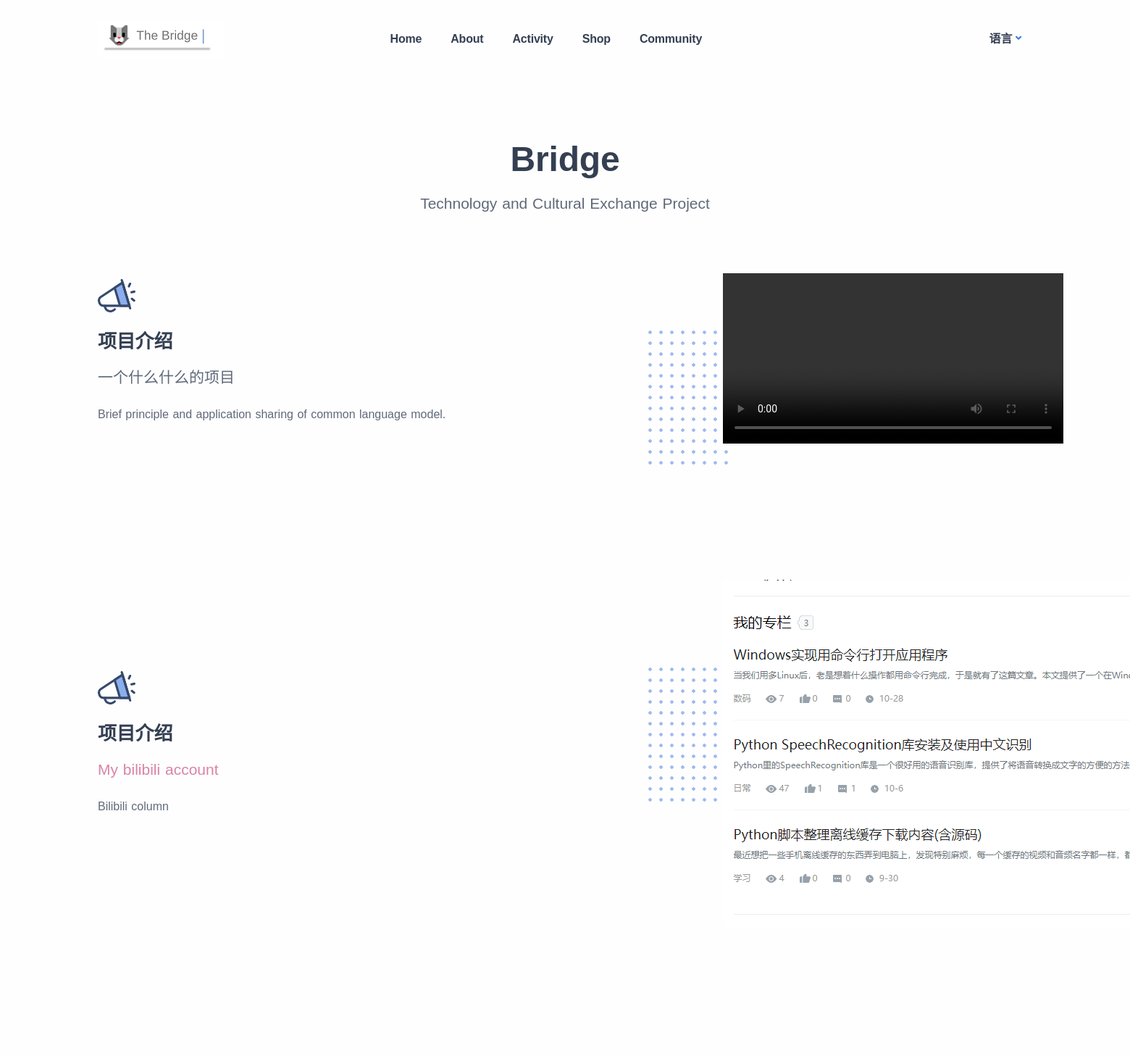
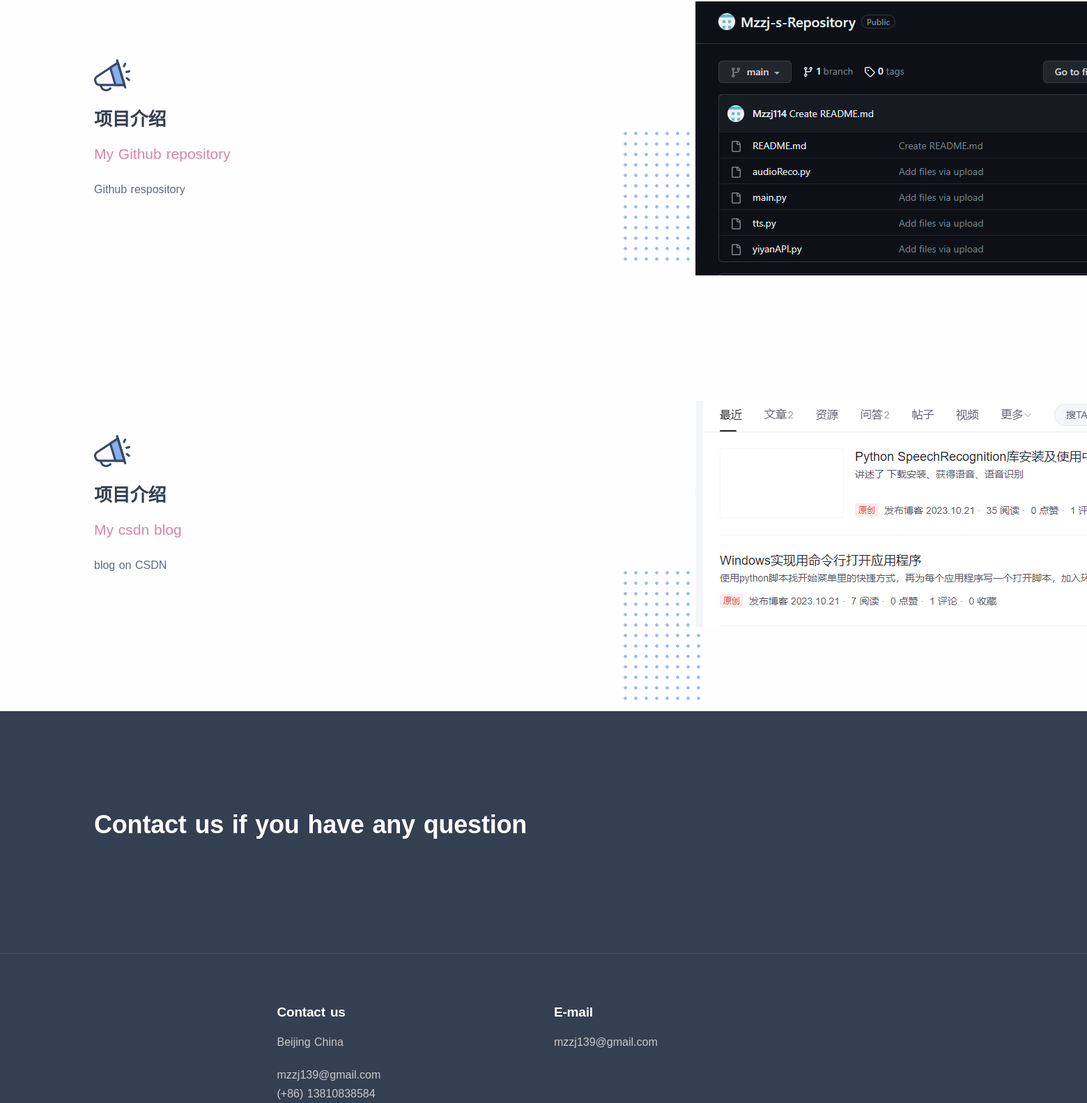
Screenshot of /en/video/ with the database file from the repository (2 pictures, top to bottom).
### bridge/models.py (models this page shows, shortened)
class textPart(models.Model):
    text_name = models.CharField(max_length=100, default="")
    texts = models.CharField(max_length=500, default="")
    texts_en = models.CharField(max_length=500, default="")

### bridge/views.py (the view)
# urls.py: path('<str:language>/video/', views.thingsPage, name="videoPage"),
def thingsPage(request, language):
    context = {
        "intro": getText("home Project Introduction", language),
        "pptIntro": getText("class ppt Intro", language),
        "biliIntro": getText("class bili Intro", language),
        "githubIntro": getText("class github Intro", language),
        "csdnIntro": getText("class csdn Intro", language),
    }
    return render(request, "bridge/video.html",
                  dict(context, **fui_context(language)))

### bridge/views.py (called while the page is built)
def getText(textname: str, language: str):
    obj = textPart.objects.get(text_name=textname)
    if language == "zh":
        return obj.texts
    return obj.texts_en

def fui_context(language):
    ui_context = {
        "home_title": getText("home title", language),
        "home_subtitle": getText("home subtitle", language),
        "ui_navbar_title": getText("ui navbar title", language),
        "ui_sidebar_title": getText("ui sidebar title", language),
        "ui_butt_home": getText("ui butt 1", language),
        "ui_butt_about": getText("ui butt 2", language),
        "ui_butt_acti": getText("ui butt 3", language),
        "ui_butt_shop": getText("ui butt 4", language),
        "ui_butt_commu":getText("ui butt 5", language),
        "lan": language,
    }
    return ui_context

### bridge/templates/bridge/video.html (shortened to what this page needs)
<!doctype html>
<html lang="zh-CN">
	{% load static %}
	<head>
		<link rel="stylesheet" href="{% static 'css/user-style.css' %}">
	</head>
	<body>
		<div>
			<link rel="stylesheet" href="{% static 'css/plugins.css' %}" />
			<link rel="stylesheet" href="{% static 'css/style.css' %}" />
			<div class="content-wrapper">
				<header class="wrapper bg-light">
					<nav class="navbar navbar-expand-lg center-nav transparent navbar-light">
						<div class="container flex-lg-row flex-nowrap align-items-center"><img
								src="{% static 'img/titleIcon.png' %}" class="c12617" />
							<div class="navbar-collapse offcanvas offcanvas-nav offcanvas-start">
								<div class="offcanvas-body ms-lg-auto d-flex flex-column h-100">
									<ul class="navbar-nav">
										<li class="nav-item"><a href="{% url 'index' lan %}"
												class="nav-link">{{ ui_butt_home }}</a></li>
										<li class="nav-item"><a href="{% url 'index' lan %}#about"
												class="nav-link">{{ ui_butt_about }}</a></li>
										<li class="nav-item"><a href="{% url 'index' lan %}#class"
												class="nav-link">{{ ui_butt_acti }}</a></li>
										<li class="nav-item"><a href="{% url 'index' lan %}#shop"
												class="nav-link">{{ ui_butt_shop }}</a></li>
										<li class="nav-item"><a href="{% url 'index' lan %}#commu"
												class="nav-link">{{ ui_butt_commu }}</a></li>
									</ul>
								</div>
							</div>
							<div class="htmlpage-row">
								<div class="htmlpage-cell"></div>
							</div>
							<div class="navbar-other w-100 d-flex ms-auto">
								<ul class="navbar-nav flex-row align-items-center ms-auto">
									<li class="nav-item dropdown language-select text-uppercase"><a href="#" role="button"
											data-bs-toggle="dropdown" aria-haspopup="true" aria-expanded="false"
											class="nav-link dropdown-item dropdown-toggle">语言</a>
									</li>
								</ul>
							</div>
						</div>
					</nav>
				</header>
				<section class="wrapper bg-light">
					<div class="container pt-10 pt-md-14 text-center">
						<div class="row">
							<div class="col-md-8 col-lg-7 col-xl-6 col-xxl-5 mx-auto">
								<h1 title="projectFullName" class="display-1 mb-3">{{ home_title }}</h1>
								<p title="project short describe" class="lead fs-lg px-lg-10 px-xxl-8">{{ home_subtitle }}
								</p>
							</div>
						</div>
					</div>
				</section>
				<section class="wrapper bg-light">
					<div class="container pt-9 pt-md-11 pb-14 pb-md-16">
						<div class="row gx-lg-8 gx-xl-12 gy-10 align-items-center">
							<div class="col-lg-6 position-relative order-lg-2">
								<div class="overlap-grid overlap-grid-2">
									<div class="item">
										<video allowfullscreen="allowfullscreen" class="c12682" src="{% static 'img/video.mkv' %}"
											controls="controls">
										</video>
									</div>
								</div>
								<div data-rellax-speed="1" id="i61usk" class="shape bg-dot primary rellax w-16 h-20 c14046">
								</div>
							</div>
							<div class="col-lg-6"><img src="{% static 'img/megaphone.svg' %}" alt=""
									class="svg-inject icon-svg icon-svg-md mb-4" />
								<h2 class="mb-3">项目介绍</h2>
								<p title="subProjectTitle" class="lead fs-lg">一个什么什么的项目</p>
								<p title="detail describe" class="mb-6">{{ pptIntro }}</p>
							</div>
						</div>
					</div>
				</section>
				<section class="wrapper bg-light">
					<div class="container pt-9 pt-md-11 pb-14 pb-md-16">
						<div class="row gx-lg-8 gx-xl-12 gy-10 align-items-center">
							<div class="col-lg-6 position-relative order-lg-2">
								<div class="overlap-grid overlap-grid-2">
									<div class="item">
										<img src="{% static 'img/biliShortCut.png' %}"
											href="https://account.bilibili.com/account/home?spm_id_from=333.999.0.0" alt=""
											id="i6cy4l" />
									</div>
								</div>
								<div data-rellax-speed="1" id="i61usk" class="shape bg-dot primary rellax w-16 h-20 c14046">
								</div>
							</div>
							<div class="col-lg-6"><img src="{% static 'img/megaphone.svg' %}" alt=""
									class="svg-inject icon-svg icon-svg-md mb-4" />
								<h2 class="mb-3">项目介绍</h2>
								<p title="subProjectTitle" class="lead fs-lg"><a href="https://space.bilibili.com/2132218713"
										class="c11978">My bilibili account</a></p>
								<p title="detail describe" class="mb-6">{{ biliIntro }}</p>
							</div>
						</div>
					</div>
				</section>
				<section class="wrapper bg-light">
					<div class="container pt-9 pt-md-11 pb-14 pb-md-16">
						<div class="row gx-lg-8 gx-xl-12 gy-10 align-items-center">
							<div class="col-lg-6 position-relative order-lg-2">
								<div class="overlap-grid overlap-grid-2">
									<div class="item">
										<img src="{% static 'img/githubShortCut.png' %}"
											href="https://github.com/Mzzj114/Mzzj-s-Repository" alt="" id="i6cy4l" />
									</div>
								</div>
								<div data-rellax-speed="1" id="i61usk" class="shape bg-dot primary rellax w-16 h-20 c14046">
								</div>
							</div>
							<div class="col-lg-6"><img src="{% static 'img/megaphone.svg' %}" alt=""
									class="svg-inject icon-svg icon-svg-md mb-4" />
								<h2 class="mb-3">项目介绍</h2>
								<p title="subProjectTitle" class="lead fs-lg"><a
										href="https://github.com/Mzzj114/Mzzj-s-Repository" class="c11978">My Github
										repository</a></p>
								<p title="detail describe" class="mb-6">{{ githubIntro }}</p>
							</div>
						</div>
					</div>
				</section>
				<section class="wrapper bg-light">
					<div class="container pt-9 pt-md-11 pb-14 pb-md-16">
						<div class="row gx-lg-8 gx-xl-12 gy-10 align-items-center">
							<div class="col-lg-6 position-relative order-lg-2">
								<div class="overlap-grid overlap-grid-2">
									<div class="item">
										<img src="{% static 'img/csdnShortCut.png' %}" href="https://blog.csdn.net/m0_66509806"
											alt="" id="i6cy4l" />
									</div>
								</div>
								<div data-rellax-speed="1" id="i61usk" class="shape bg-dot primary rellax w-16 h-20 c14046">
								</div>
							</div>
							<div class="col-lg-6"><img src="{% static 'img/megaphone.svg' %}" alt=""
									class="svg-inject icon-svg icon-svg-md mb-4" />
								<h2 class="mb-3">项目介绍</h2>
								<p title="subProjectTitle" class="lead fs-lg"><a href="https://blog.csdn.net/m0_66509806"
										class="c11978">My csdn blog</a></p>
								<p title="detail describe" class="mb-6">{{ csdnIntro }}</p>
							</div>
						</div>
					</div>
				</section>
			</div>
			<footer class="bg-navy text-inverse">
				<div class="container pt-15 pt-md-17 pb-13 pb-md-15">
					{% if lan == 'zh' %}
					<h3 class="display-4 mb-6 mb-lg-0 pe-lg-20 pe-xl-22 pe-xxl-25 text-white">如遇到问题请与我们联系，感谢支持！</h3>
					{% else %}
					<h3 class="display-4 mb-6 mb-lg-0 pe-lg-20 pe-xl-22 pe-xxl-25 text-white">Contact us if you have any
						question</h3>
					{% endif %}
				</div>
				<hr class="mt-11 mb-12" />
				<div class="row gy-6 gy-lg-0">
					<div class="col-md-4 col-lg-3">
					</div>
					<div class="col-md-4 col-lg-3">
						<div class="widget">
							<h4 class="widget-title text-white mb-3">Contact us</h4>
							<address class="pe-xl-15 pe-xxl-17">Beijing China</address>mzzj139@gmail.com<br />(+86)
							13810838584
						</div>
					</div>
					<div class="col-md-12 col-lg-3">
						<div class="widget">
							<h4 class="widget-title text-white mb-3">E-mail</h4>
							<p class="mb-5">mzzj139@gmail.com<br /></p>
						</div>
					</div>
				</div>
		</div>
	</body>
	<html>

### bridge/static/css/user-style.css (style rules this page uses)
* { box-sizing: border-box; }
body { margin: 0; }
body { margin-top: 0px; margin-right: 0px; margin-bottom: 0px; margin-left: 0px; font-family: -apple-system, BlinkMacSystemFont, "Segoe UI", Roboto, "Helvetica Neue", Arial, sans-serif, "Apple Color Emoji", "Segoe UI Emoji", "Segoe UI Symbol"; font-size: 16px; }
.mb-4 { width: 29px; height: 28px; }
.c11978 { color: rgb(217, 131, 166); }
.c12617 { color: black; }
.c14046 { top: 3rem; left: 5.5rem; }
.htmlpage-row { display: table; padding-top: 10px; padding-right: 10px; padding-bottom: 10px; padding-left: 10px; width: 100%; }
.htmlpage-cell { width: 8%; display: table-cell; height: 75px; }

### rows the page displays
textPart: texts_en "Home"
textPart: texts_en "About"
textPart: texts_en "Activity"
textPart: texts_en "Shop"
textPart: texts_en "Community"
textPart: texts_en "Bridge"
textPart: texts_en "Technology and Cultural Exchange Project"
textPart: texts_en "Brief principle and application sharing of common language model."
textPart: texts_en "Bilibili column"
textPart: texts_en "Github respository"
textPart: texts_en "blog on CSDN"
